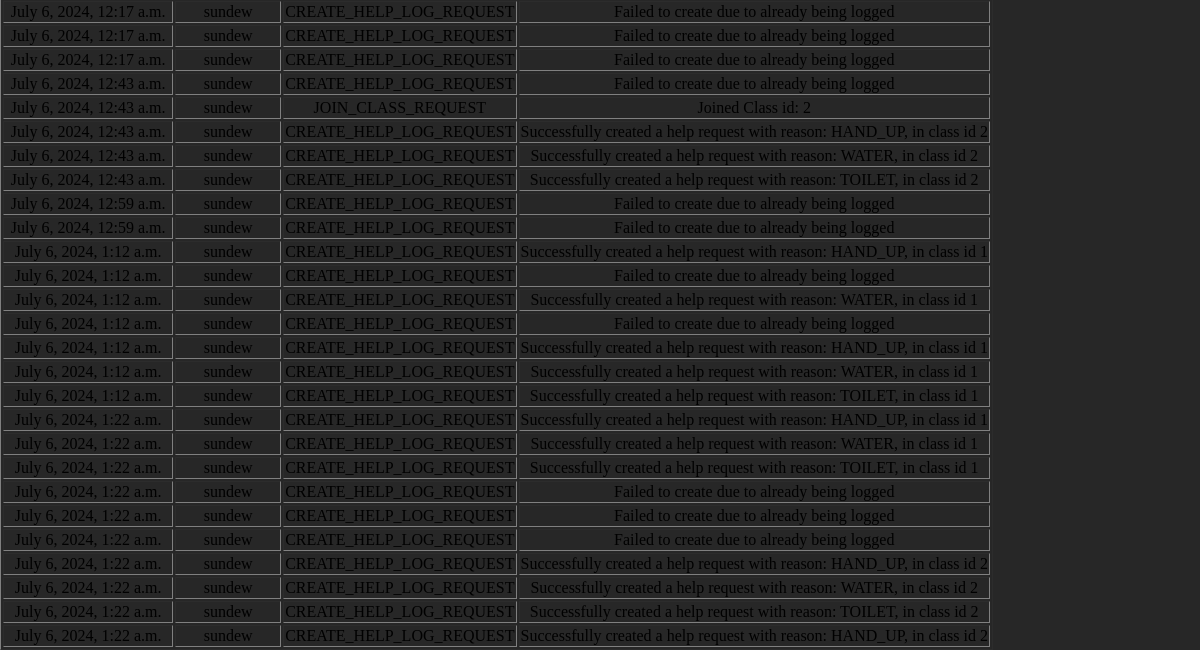
The page /getLog/ (lower part) on the database as committed earlier.
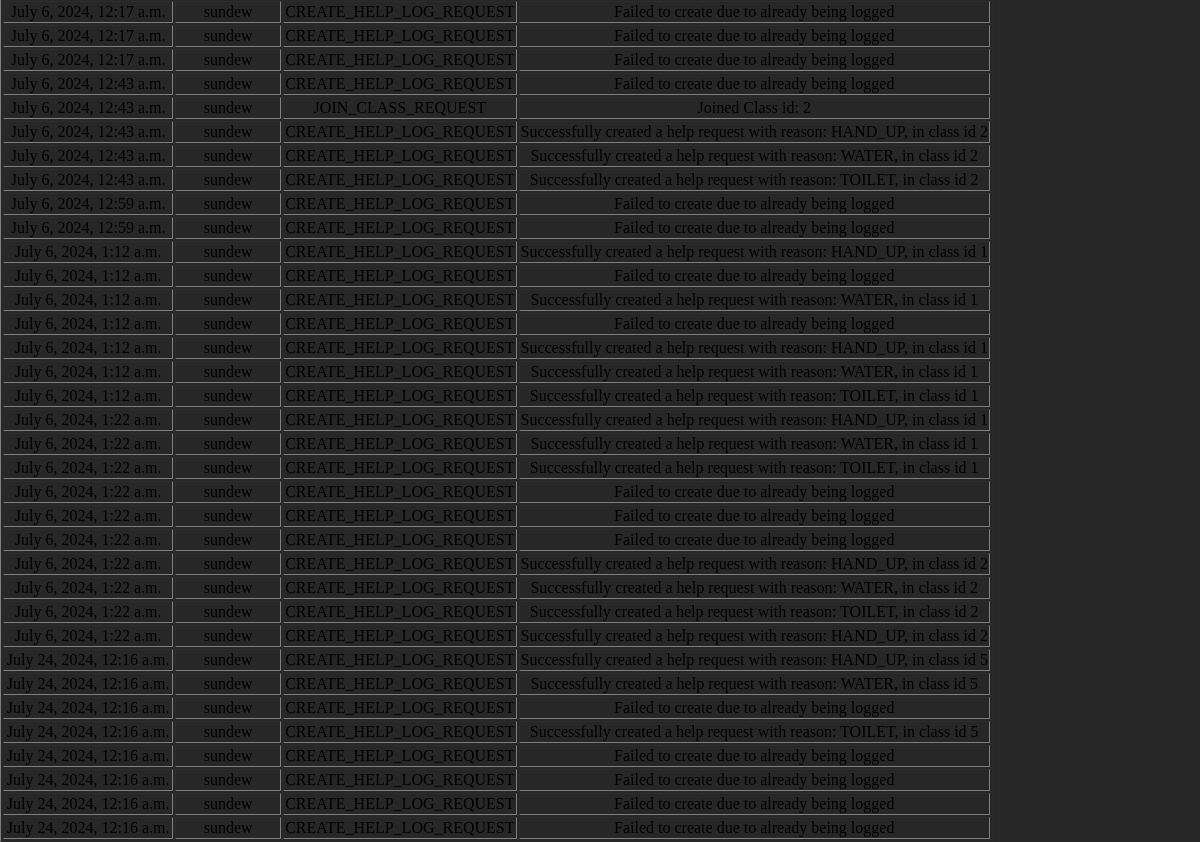
The same page on the database as committed later.
### StudentSupport/models.py (models this page shows, shortened)
class Log(models.Model):
    user = models.ForeignKey(Account, on_delete=models.CASCADE)
    datelogged = models.DateTimeField("Date Logged", default=pytz.utc.localize(datetime.datetime.now()))
    userAction = models.CharField(max_length=50, choices=user_action_list)
    details = models.CharField(max_length=200)

### accounts/models.py (models this page shows, shortened)
class Account(models.Model):
    user = models.OneToOneField(User, on_delete= models.CASCADE)
    IsTeacher = models.BooleanField("Is Teacher", default=False)
    Grade = models.IntegerField('Grade', null=True)

### StudentSupport/logger.py (the view)
# urls.py: path('getLog/', Logger.getLog),
def getLog(request):
    now = datetime.datetime.now()
    print(now)
    logData = Log.objects.all()
    return render(request, 'logs.html', {'Logs': logData})

### templates/logs.html (shortened to what this page needs)
{% extends "base.html" %}
{% block content %}
    <table border="1">
        <tbody>
            {% for log in Logs %}
            <tr>
                <td>{{ log.datelogged }}</td>
                <td>{{ log.user.user.username }}</td>
                <td>{{ log.userAction }}</td>
                <td>{{ log.details }}</td>
            </tr>
            {% endfor %}
        </tbody>
    </table>
{% endblock %}

### templates/base.html (shortened to what this page needs)
{% load static %}
<!DOCTYPE html>
<html>
<head>
</head>
<body>
  <link rel="stylesheet" href="{% static 'base.css' %}">
  <main>
    <div id="content">
      {% block content %}
      {% endblock %}
    </div>
  </main>
</body>
</html>

### production/base.css (style rules this page uses)
body { background-color: rgb(39, 39, 39); }
* { margin: 0; text-align: center; }

Rows that differ between the two databases and show on the page:
added Log: datelogged "July 24, 2024, 12:16 a.m.", user.user.username "sundew", userAction "CREATE_HELP_LOG_REQUEST", details "Successfully created a help request with reason: HAND_UP, in class id 5"
added Log: datelogged "July 24, 2024, 12:16 a.m.", user.user.username "sundew", userAction "CREATE_HELP_LOG_REQUEST", details "Successfully created a help request with reason: WATER, in class id 5"
added Log: datelogged "July 24, 2024, 12:16 a.m.", user.user.username "sundew", userAction "CREATE_HELP_LOG_REQUEST", details "Failed to create due to already being logged"
added Log: datelogged "July 24, 2024, 12:16 a.m.", user.user.username "sundew", userAction "CREATE_HELP_LOG_REQUEST", details "Successfully created a help request with reason: TOILET, in class id 5"
added Log: datelogged "July 24, 2024, 12:16 a.m.", user.user.username "sundew", userAction "CREATE_HELP_LOG_REQUEST", details "Failed to create due to already being logged"
added Log: datelogged "July 24, 2024, 12:16 a.m.", user.user.username "sundew", userAction "CREATE_HELP_LOG_REQUEST", details "Failed to create due to already being logged"
added Log: datelogged "July 24, 2024, 12:16 a.m.", user.user.username "sundew", userAction "CREATE_HELP_LOG_REQUEST", details "Failed to create due to already being logged"
added Log: datelogged "July 24, 2024, 12:16 a.m.", user.user.username "sundew", userAction "CREATE_HELP_LOG_REQUEST", details "Failed to create due to already being logged"
